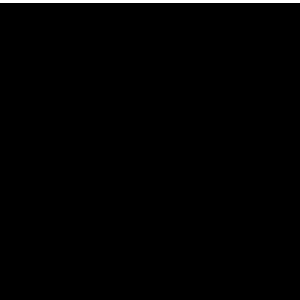
Frame 1 (no input)
Frame 60 (the mouse pressed at the canvas centre just before this capture): identical to frame 1, image omitted
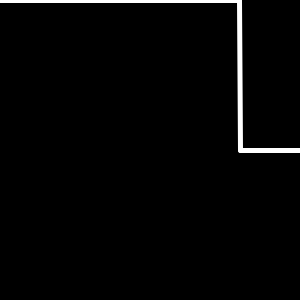
Frame 120 (the mouse held since frame 60 and released just before this capture)

The Processing sketch that drew these frames (run headless with seeded random() and noise(); from frame 60 on, the mouse is pressed at the canvas centre):

// Processing sketch: ex06_01_06
// ── ex06_01_06.pde
// 오른쪽에서 왼쪽으로 마우스의 y축 움직임 궤적 그리기

int[] y;

void setup() {
  size(300, 300);
  y = new int[width];
}

void draw() {
  background(0);
  for (int i = 0; i < width-1; i++) {
    y[i] = y[i+1];
  }
  y[width-1] = mouseY;
  for (int i = 0; i < width-1; i++) {
    stroke(255);
    strokeWeight(5);
    line(i, y[i], i+1, y[i+1]);
  }
}
